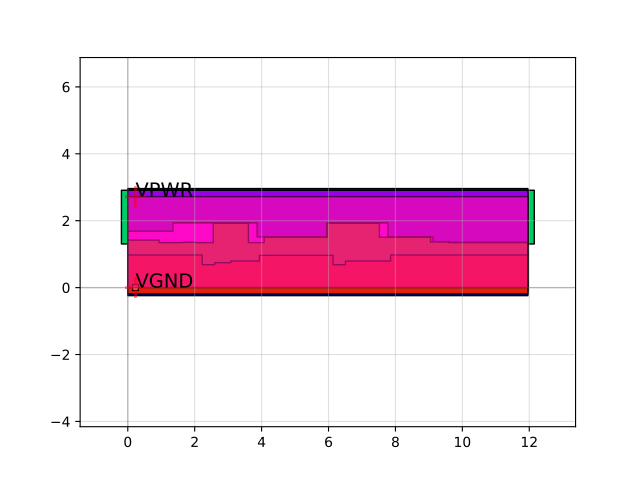

Write Python code to recreate this figure.
import sky130

c = sky130.components.sky130_fd_sc_hd__dfbbn_1()
c.plot()
